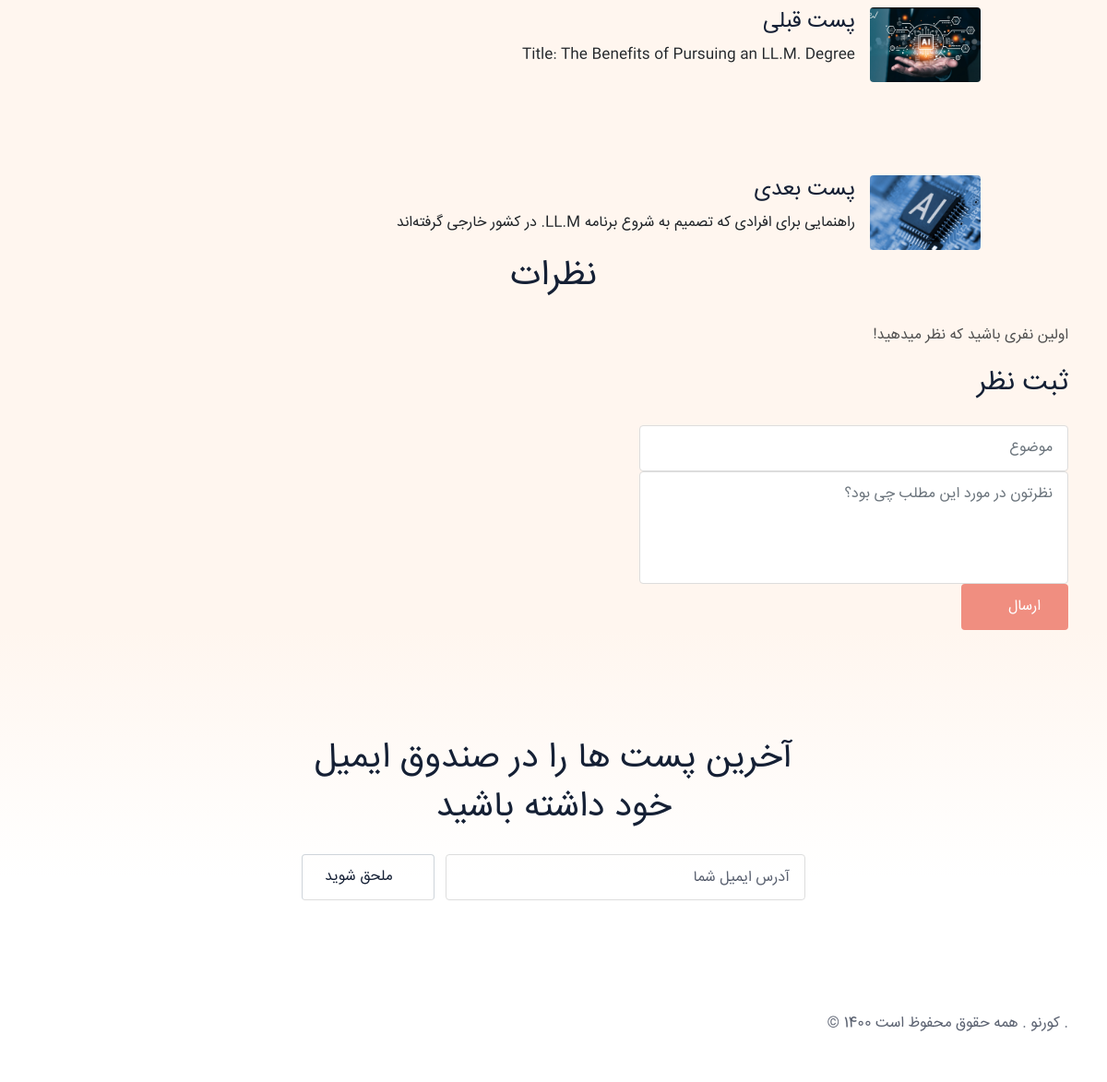
The app's page /blog/2 (signed in, lower part), older data.
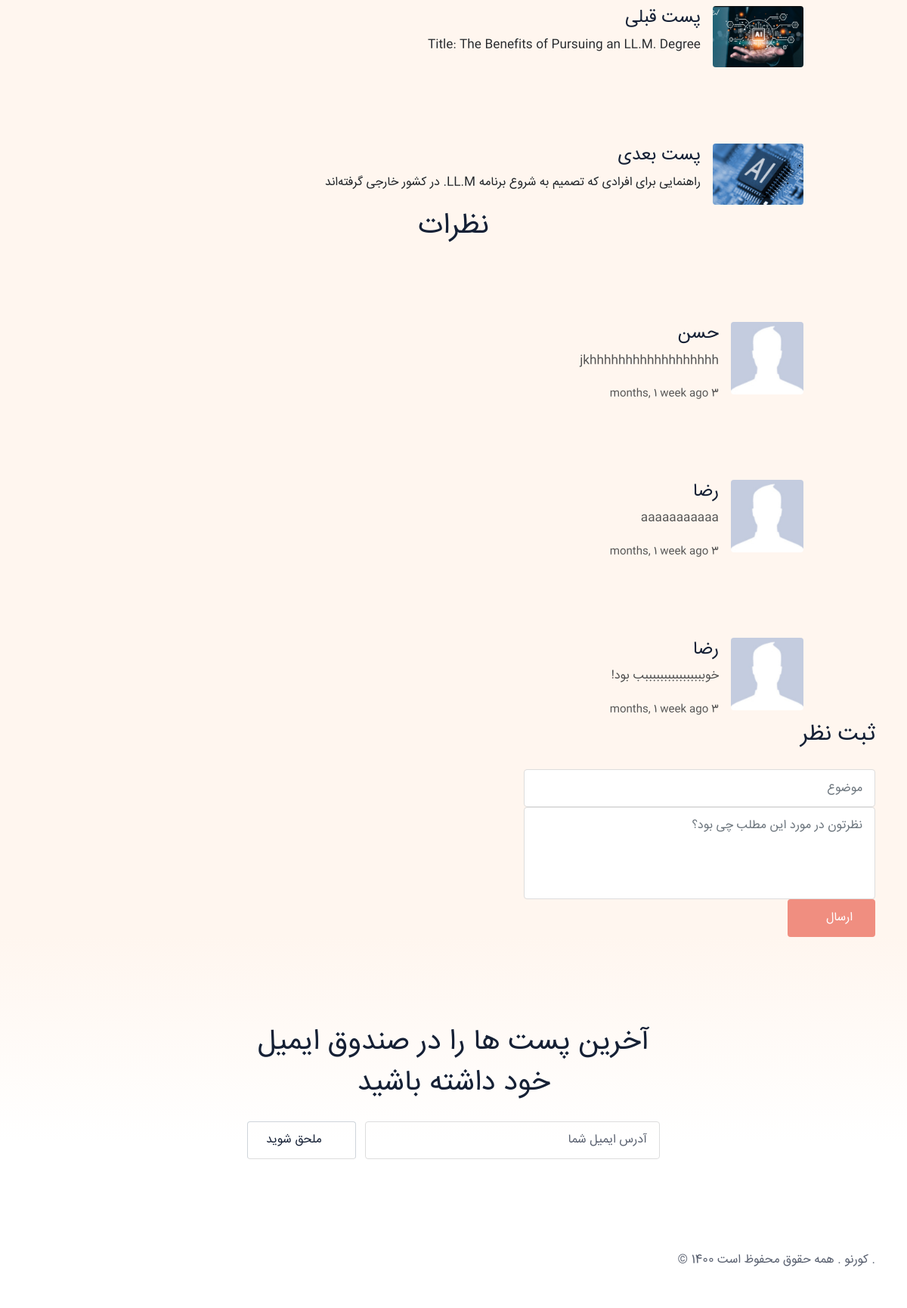
The same page, newer data.
### blog/models.py (models this page shows, shortened)
class Post(models.Model):
    image = models.ImageField(upload_to="blog/", default="blog/default.jpg")
    title = models.CharField(max_length=255)
    content = models.TextField()
    tags = TaggableManager()
    category = models.ManyToManyField(Category)
    author = models.ForeignKey(User, on_delete=models.SET_NULL, null=True)
    counted_view = models.IntegerField(default=0)
    login_required = models.BooleanField(default=False)
    is_published = models.BooleanField(default=False)
    created_at = models.DateTimeField(auto_now_add=True)
    updated_at = models.DateTimeField(auto_now=True)
    published_date = models.DateTimeField(null=True, blank=True)
    read_duration_minutes = models.DurationField(null=True, blank=True)
    class Meta:
        ordering = ["-created_at"]

class Comment(models.Model):
    post = models.ForeignKey(Post, on_delete=models.CASCADE)
    name = models.CharField(max_length=255)
    email = models.EmailField(null=True, blank=True)
    subject = models.CharField(max_length=255, null=True, blank=True)
    message = models.TextField()
    created_at = models.DateTimeField(auto_now_add=True)
    updated_at = models.DateTimeField(auto_now=True)
    approved = models.BooleanField(default=False)

### blog/views.py (the view, shortened to what this page needs)
# urls.py: path("<int:pid>", blog_single, name="single"),
def blog_single(request, pid: int):
    context = {}
    posts = Post.objects.filter(
        pk=pid, is_published=True, published_date__lte=timezone.now()
    )
    post = get_object_or_404(posts)
    post.counted_view += 1
    post.save()
    comments = Comment.objects.filter(post=post.id, approved=True).order_by("-created_at")
    form = CommentForm()
    try:
        next_post = (
            Post.objects.filter(
                id__gt=post.id, is_published=True, published_date__lte=timezone.now()
            )
            .order_by("id")
            .first()
        )
        if next_post:
            if not next_post.is_published:
                next_post = None
    except Post.DoesNotExist:
        next_post = None
    try:
        pre_post = (
            Post.objects.filter(
                id__lt=post.id, is_published=True, published_date__lte=timezone.now()
            )
            .order_by("-id")
            .first()
        )
        if pre_post:
            if not pre_post.is_published:
                pre_post = None
    except Post.DoesNotExist:
        pre_post = None
    if post.login_required and not request.user.is_authenticated:
        return redirect(reverse("accounts:login"))
    context = {"post": post, "next_post": next_post, "pre_post": pre_post, 'comments': comments, 'form': form}
    return render(request, "blog/blog-single.html", context)

### blog/forms.py
class CommentForm(forms.ModelForm):
    class Meta:
        model = Comment
        fields = ['post', 'name', 'email', 'subject', 'message']

### blog/models.py (called while the page is built)
    def __str__(self):
        return str(self.name)

### blog/templatetags/blog_tags.py (called while the page is built)
@register.inclusion_tag("blog/parts/search-cat.html")
def search_by_categories():
    posts = Post.objects.filter(is_published=True)
    categories = Category.objects.all()
    counted_categories = []
    for cat in categories:
        count = posts.filter(category=cat).count()
        if count:
            counted_categories.append(cat)
    return {"categories": counted_categories}

### templates/blog/blog-single.html (shortened to what this page needs)
{% extends 'base.html' %}
{% load humanize %}
{% load static %}
{% block content %}
<section class="section-sm pb-0">
  <div class="container">
    {% if pre_post is not None %}
      <div class="single-post-author">
        <div class="row justify-content-center">
          <div class="col-lg-10">
            <div class="d-block d-md-flex">
              <a href={% url 'blog:single' pid=pre_post.id %}>
                <img class="rounded mr-4" src={{ pre_post.image.url }} alt={{ pre_post.title }} width="120" height="auto">
              </a>
              <a href={% url 'blog:single' pid=pre_post.id %} class="text-dark">
                <div class="ms-0 ms-md-4 ps-0 ps-md-3 mt-4 mt-md-0 mx-md-3">
                  <h5 class="h4 mb-1">پست قبلی</h5>
                  <p>{{ pre_post.title }}</p>
                </div>
              </a>
            </div>
          </div>
        </div>
      </div>
    {% endif %}
    {% if next_post is not None %}
    <div class="single-post-author">
      <div class="row justify-content-center">
        <div class="col-lg-10">
          <div class="d-block d-md-flex">
            <a href={% url 'blog:single' pid=next_post.id %}>
              <img class="rounded mr-4" src={{ next_post.image.url }} alt={{ next_post.title }} width="120" height="auto">
            </a>
            <a href={% url 'blog:single' pid=next_post.id %} class="text-dark">
              <div class="ms-0 ms-md-4 ps-0 ps-md-3 mt-4 mt-md-0 mx-md-3">
                <h5 class="h4 mb-1">پست بعدی</h5>
                <p>{{ next_post.title }}</p>
              </div>
            </a>
          </div>
        </div>
      </div>
    </div>
    {% endif %}
<h2 class="section-title text-center mb-4">نظرات</h2>
{% for comment in comments %}
  <div class="single-post-author">
    <div class="row justify-content-center">
      <div class="col-lg-10">
        <div class="d-block d-md-flex">
            <img class="rounded mr-4" src="{% static 'assets/images/author/user.jpg' %}" width="96" height="96">
            <div class="ms-0 ms-md-4 ps-0 ps-md-3 mt-4 mt-md-0 mx-md-3">
              <h5 class="h4 mb-1">{{ comment.name }}</h5>
              <p>{{ comment.message }}</p>
              <small>{{ comment.created_at|naturaltime }}</small>
            </div>
        </div>
      </div>
    </div>
  </div>
{% empty %}
  <div class="justify-content-center">
    <p> اولین نفری باشید که نظر میدهید! </p>
  </div>
{% endfor %}
<div class="col-lg-5 ms-lg-auto ms-lg-0 ms-auto">
  <h3 class="h3 mb-4">ثبت نظر</h3>
  <form method='Post' action="{% url 'blog:single' pid=post.id %}">
    <div class="col-md-12">
      <input type="text" class="form-control" placeholder="موضوع" name="subject"/>
    </div>
    <div class="col-md-12">
      <textarea class="form-control" placeholder="نظرتون در مورد این مطلب چی بود؟" rows="4" name="message" required></textarea>
    </div>
    <div class="col-12">
      <button type="submit" class="btn btn-primary" aria-label="ثبت نظر">ارسال <i class="ti ti-brand-telegram me-1"></i></button>
    </div>
  </form>
</div>
</section>
{% endblock %}

### templates/base.html (shortened to what this page needs)
{% load static %}
{% load blog_tags %}
<!DOCTYPE html>
<html lang="en-US">
<head>
  <link rel="stylesheet" href="{% static 'plugins/bootstrap/bootstrap.min.css'%}">
  <link rel="stylesheet" href="{% static 'plugins/tabler-icons/tabler-icons.min.css'%}">
  <link rel="stylesheet" href="{% static 'assets/css/style.css'%}">
</head>
<body>
  {% include 'message.html' %}
{% block content %}
{% endblock content %}
<footer>
  <div class="container">
    <div class="section">
      <div class="row justify-content-center align-items-center">
        <div class="col-xl-6 col-lg-8 col-md-10">
          <div class="newsletter-block">
            <h2 class="section-title text-center mb-4">آخرین پست ها را در صندوق ایمیل خود داشته باشید</h2>
            <form action="{% url 'website:newsletter' %}" method="post" novalidate>
              <div class="input-group flex-column flex-sm-row flex-nowrap flex-sm-nowrap">
                <input type="email" name="email" class="form-control required email w-auto text-center text-sm-start" placeholder="آدرس ایمیل شما" aria-label="Subscription" required>
                <div class="input-group-append d-flex d-sm-inline-block mt-2 mt-sm-0 ms-0 w-auto">
                  <button type="submit" name="subscribe" id="mc-embedded-subscribe" class="input-group-text w-100 justify-content-center" aria-label="Subscription Button"><i class="ti ti-user-plus ms-2"></i>ملحق شوید</button>
                </div>
              </div>
            </form>
          </div>
        </div>
      </div>
    </div>
    <div class="pb-5">
      <div class="row g-2 g-lg-4 align-items-center">
        <div class="col-lg-6 text-center text-lg-end">
          <p class="mb-0 copyright-text content">&copy; 1400 کورنو . همه حقوق محفوظ است .</p>
        </div>
      </div>
    </div>
  </div>
</footer>
</body>
</html>

### templates/message.html (shortened to what this page needs)
<div class="toast-container position-fixed bottom-0 end-0 p-3" style="z-index: 1050">
</div>

### statics/assets/css/style.css (style rules this page uses)
.h2, h2 { font-size: 38px }
.h3, h3 { font-size: 30px }
.h4, h4 { font-size: 24px }
.h5, h5 { font-size: 18px }
.h1, .h2, .h3, .h4, .h5, .h6, h1, h2, h3, h4, h5, h6 { line-height: 1.4; font-family: iransans, serif; color: #152035 }
a { color: #000; transition: all .3s; text-decoration: none }
body { color: #505050; background-color: #fff6ef; font-family: iransans, sans-serif; font-size: 16px; line-height: 1.65; direction: rtl; text-align: right; }
p { line-height: 1.8 }
.section { padding: 120px 0 }
.section-sm { padding: 90px 0 }
.section-title { position: relative; margin-bottom: 80px }
.btn { padding: 11px 28px; color: #fff; border: 0; transition: .2s ease-out; position: relative; z-index: 1; overflow: hidden }
.btn.btn-primary { background-color: #f08e80 !important; border: 2px solid #f08e80 }
.btn i { transform: translateY(1px); display: inline-block }
.form-control { padding: 0; border: 0; border: 1px solid #ddd; transition: .3s ease; padding: 12px 16px }
.form-control:not(textarea) { height: 50px }
textarea { resize: none }
.input-group-text { background-color: transparent; border-bottom: 1px solid #ddd; border-radius: 0 !important; transition: .3s ease }
.btn, .card-meta .card-meta-author img, .card.post-card .post-image::before, .content blockquote, .content img, .content pre, .disqus-comment .block, .form-control, .newsletter-block .input-group-text, .post-meta-tag a, .rounded, .search-results::-webkit-scrollbar-thumb, .search-results::-webkit-scrollbar-track, .search-toggle, .social-share li, footer .icon-box a, header .dropdown-item, header .nav-item .nav-link { border-radius: 4px !important }
.text-dark { color: #152035 }
footer { background: #fff; background: linear-gradient(180deg, #fff6ef 0, #fff 55%) }
footer .section-title { margin-top: -7px }
.copyright-text { color: rgba(21, 32, 53, .7) }
.disqus-comment, .single-post-author, .single-post-similer { margin-top: 100px }
.newsletter-block .form-control, .newsletter-block .input-group-text { background-color: transparent }
.newsletter-block .form-control { margin-left: 12px }
.newsletter-block .input-group-text { padding: 0 1.5rem; height: 50px }
.newsletter-block ::placeholder { color: rgba(21, 32, 53, .7) }
.newsletter-block button.input-group-text { color: #152035 }
p.mb-0.content { direction: ltr; }

Row changes from the older to the newer data that the page shows:
added Comment: name "حسن", message "jkhhhhhhhhhhhhhhhhhh", created_at "3 months, 1 week ago"
added Comment: name "رضا", message "aaaaaaaaaaa", created_at "3 months, 1 week ago"
added Comment: name "رضا", message "خوببببببببببببببببب بود!", created_at "3 months, 1 week ago"
Text that changed along with them:
text no longer shown: "اولین نفری باشید که نظر میدهید!"
